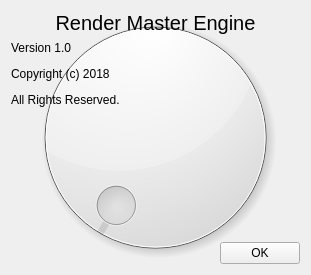
<?xml version="1.0" encoding="UTF-8"?>
<ui version="4.0">
 <class>About</class>
 <widget class="About" name="About">
  <property name="geometry">
   <rect>
    <x>0</x>
    <y>0</y>
    <width>311</width>
    <height>275</height>
   </rect>
  </property>
  <property name="windowTitle">
   <string>Dialog</string>
  </property>
  <layout class="QVBoxLayout" name="verticalLayout_3">
   <item>
    <layout class="QVBoxLayout" name="verticalLayout_2">
     <item>
      <widget class="QLabel" name="label">
       <property name="font">
        <font>
         <family>Segoe UI Historic</family>
         <pointsize>15</pointsize>
         <weight>50</weight>
         <bold>false</bold>
        </font>
       </property>
       <property name="lineWidth">
        <number>1</number>
       </property>
       <property name="text">
        <string>Render Master Engine</string>
       </property>
       <property name="textFormat">
        <enum>Qt::AutoText</enum>
       </property>
       <property name="scaledContents">
        <bool>false</bool>
       </property>
       <property name="alignment">
        <set>Qt::AlignCenter</set>
       </property>
       <property name="wordWrap">
        <bool>false</bool>
       </property>
       <property name="margin">
        <number>10</number>
       </property>
       <property name="textInteractionFlags">
        <set>Qt::NoTextInteraction</set>
       </property>
      </widget>
     </item>
     <item>
      <layout class="QVBoxLayout" name="verticalLayout">
       <item>
        <widget class="QLabel" name="label_2">
         <property name="font">
          <font>
           <weight>50</weight>
           <bold>false</bold>
          </font>
         </property>
         <property name="text">
          <string>&lt;html&gt;&lt;head/&gt;&lt;body&gt;&lt;p&gt;Version 1.0&lt;/p&gt;&lt;p&gt;Copyright (c) 2018&lt;/p&gt;&lt;p&gt;All Rights Reserved.&lt;/p&gt;&lt;p&gt;&lt;br/&gt;&lt;/p&gt;&lt;/body&gt;&lt;/html&gt;</string>
         </property>
         <property name="textFormat">
          <enum>Qt::RichText</enum>
         </property>
         <property name="textInteractionFlags">
          <set>Qt::NoTextInteraction</set>
         </property>
        </widget>
       </item>
       <item>
        <spacer name="verticalSpacer">
         <property name="orientation">
          <enum>Qt::Vertical</enum>
         </property>
         <property name="sizeHint" stdset="0">
          <size>
           <width>20</width>
           <height>40</height>
          </size>
         </property>
        </spacer>
       </item>
      </layout>
     </item>
     <item>
      <layout class="QHBoxLayout" name="horizontalLayout">
       <item>
        <spacer name="horizontalSpacer">
         <property name="orientation">
          <enum>Qt::Horizontal</enum>
         </property>
         <property name="sizeHint" stdset="0">
          <size>
           <width>40</width>
           <height>20</height>
          </size>
         </property>
        </spacer>
       </item>
       <item>
        <widget class="QPushButton" name="pushButton">
         <property name="text">
          <string>OK</string>
         </property>
        </widget>
       </item>
      </layout>
     </item>
    </layout>
   </item>
  </layout>
 </widget>
 <customwidgets>
  <customwidget>
   <class>About</class>
   <extends>QDial</extends>
   <header location="global">about.h</header>
   <container>1</container>
  </customwidget>
 </customwidgets>
 <resources/>
 <connections/>
</ui>
